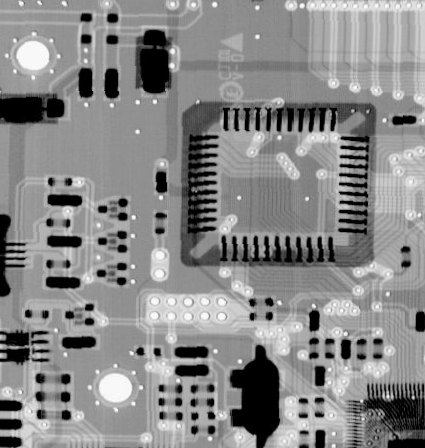
#> input picture CH09/input/Fig0935(a)(ckt_board_section).tif, 425 x 448 px
$ python fuzzy-erosion-dialation.py
#> lines starting #> are read from the running program, lines starting #| are printed output that depends on the picture
#> further down, img is the input picture: shape (448, 425); min 0, max 255, mean 136.4
import numpy as np
import skimage
from skimage import io,filters,color
import matplotlib.pyplot as plt


def get_window(img, x, y, b):
    h, w = b.shape
    w2 = w//2
    h2 = h//2
    minx = max(0, x-w2)
    maxx = min(img.shape[1],x+w2+1)
    miny = max(0, y-h2)
    maxy = min(img.shape[0],y+h2+1)
    img_slice = img[miny:maxy,minx:maxx]
    dx = w2 - (x-minx)
    dy = h2 - (y-miny)
    b_slice = b[dy:(dy+img_slice.shape[0]),dx:(dx+img_slice.shape[1])]

    return img_slice, b_slice

def erode(img, b):
    out = np.empty_like(img)
    for y in range(img.shape[0]):
        for x in range(img.shape[1]):
            u,v = get_window(img, x, y, b)

            out[y,x] = np.amin(u-v)
#> this loop made 448 passes
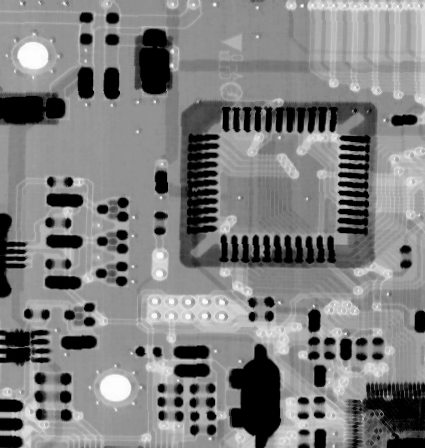
#> out: shape (448, 425) float64; min -0.5, max 0.476, mean -0.00983; drawn with min black and max white

    return out

def dialate(img, b):
    out = np.empty_like(img)
    bz = np.flip(np.flip(b,1),0)
    for y in range(img.shape[0]):
        for x in range(img.shape[1]):
            u,v = get_window(img, x, y, b)

            out[y,x] = np.amax(u+v)
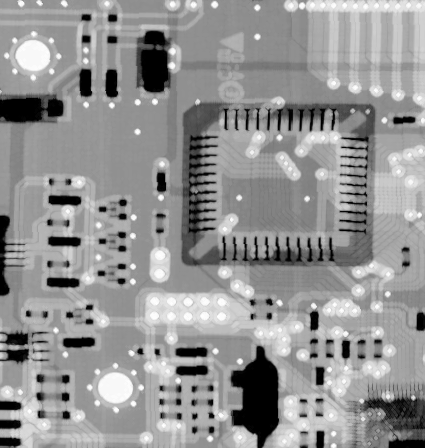
#> out: shape (448, 425) float64; min 0.5, max 1.5, mean 1.08; drawn with min black and max white

    return out

def opening(img,b):
    return dialate(erode(img,b),b)

def closing(img,b):
    return erode(dialate(img,b),b)

def disc(r):
    r2 = r//2
    t = np.fromfunction(lambda x,y: (x-r2)**2+(y-r2)**2 <=r2**2,(r,r))
    w = np.zeros((r,r))
    w[t]=1
    return w

img = io.imread("input/Fig0935(a)(ckt_board_section).tif")
img = skimage.img_as_float(img)

d = disc(3)*0.5
f,axs = plt.subplots(1,3,figsize=(12,9))

axs[0].imshow(img,cmap="gray")
axs[1].imshow(erode(img,d),cmap="gray")
axs[2].imshow(dialate(img,d),cmap="gray")
plt.show()
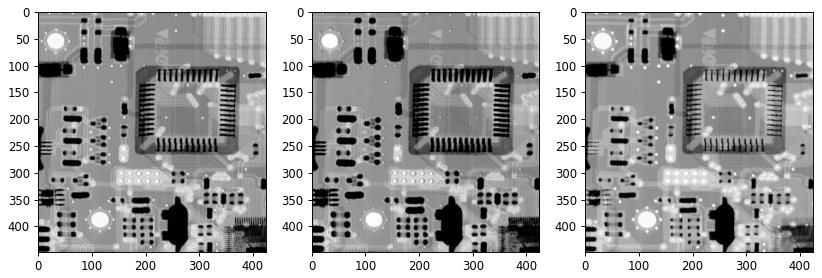
#> figure drawn by matplotlib, 3 panels
